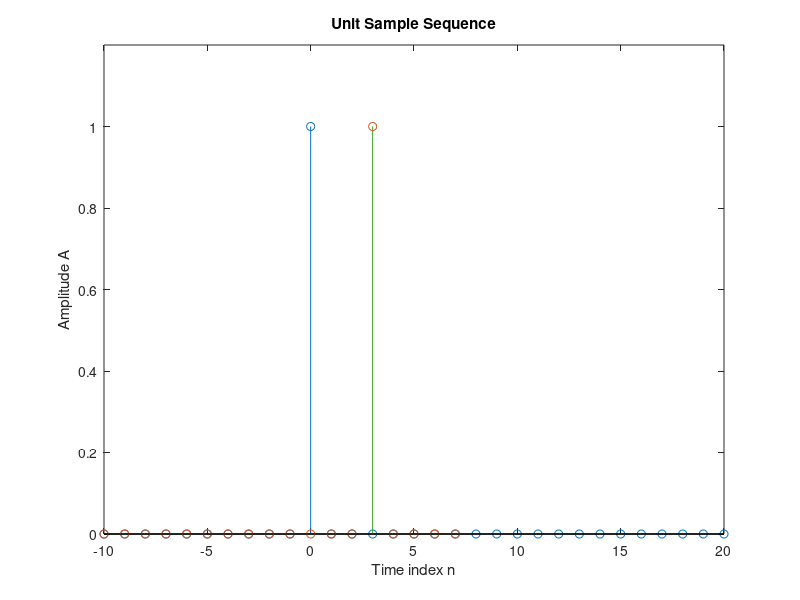
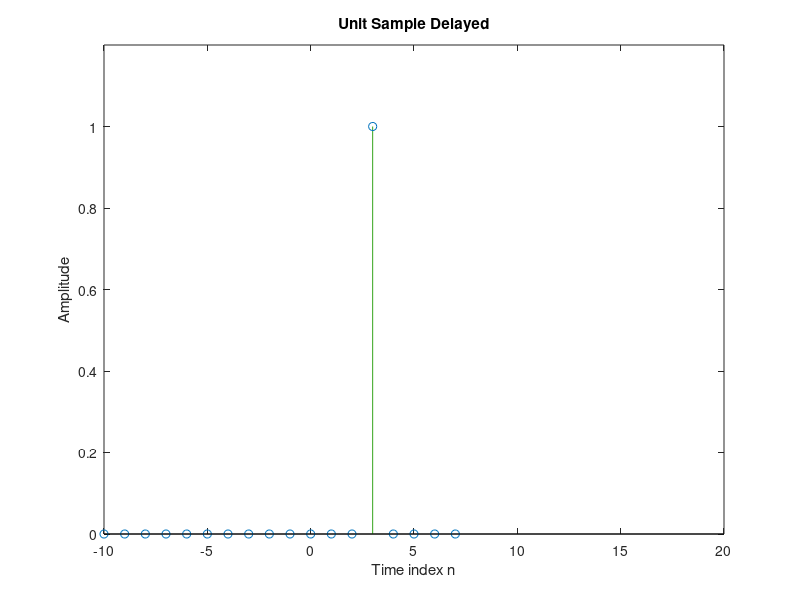
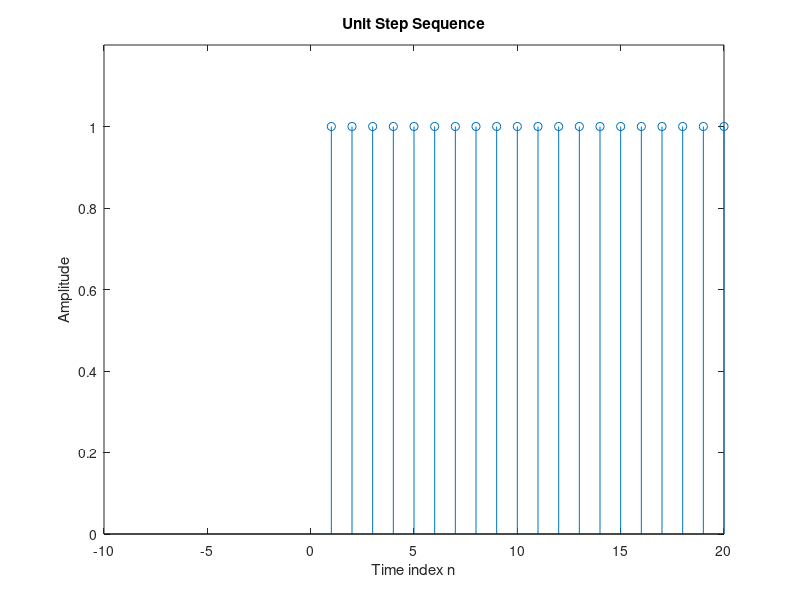
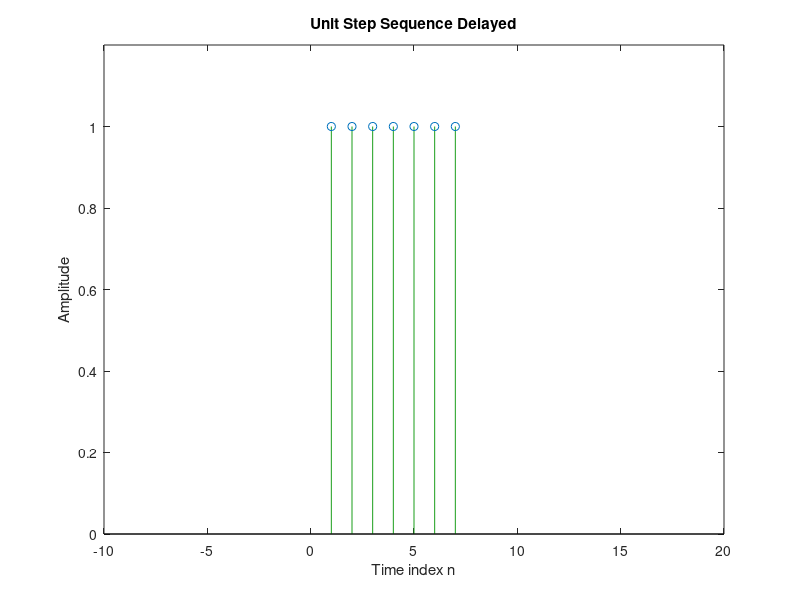

MATLAB code to generate these figures, in order:
%Lab 1
%Generation of Unit Step and Unit Sample Sequence. The fundamental Unit of
%DSP
clf;

%Begin define length
vectorLength = -10:20;
vectorLength2 = -10:7;
vectorLength3 = 1:20;
vectorLength4 = 1:7;

M = 13; %Delayed by M Samples
N = 20;

u = [zeros(1,10) 1 zeros(1,20)];
ud = [zeros(1,M) 1 zeros(1,N - M - 3)];

%Now do Unit Step
s = [ones(1,20)];

%Unit Step Depayed
sd = [ones(1,20 - M)];

%plot unit sample
figure(1)
stem(vectorLength, u)
xlabel('Time index n');
ylabel('Amplitude A');
title('Unit Sample Sequence');
axis([-10 20 0 1.2]);

hold on

stem(vectorLength2, ud,'Color',[.204 .64 .100])

%Delayed Unit Sample
figure(2)
stem(vectorLength2, ud, 'Color',[.204 .64 .100])
xlabel('Time index n');
ylabel('Amplitude');
title('Unit Sample Delayed');
axis([-10 20 0 1.2]);

%Delayed Unit Sample
%Equivalence Principle
figure(3)
stem(vectorLength3, s)
xlabel('Time index n');
ylabel('Amplitude');
title('Unit Step Sequence');
axis([-10 20 0 1.2]);

%Delayed Unit Step
figure(4)
stem(vectorLength4, sd,  'Color',[.103 .62 .100])
xlabel('Time index n');
ylabel('Amplitude');
title('Unit Step Sequence Delayed');
axis([-10 20 0 1.2]);